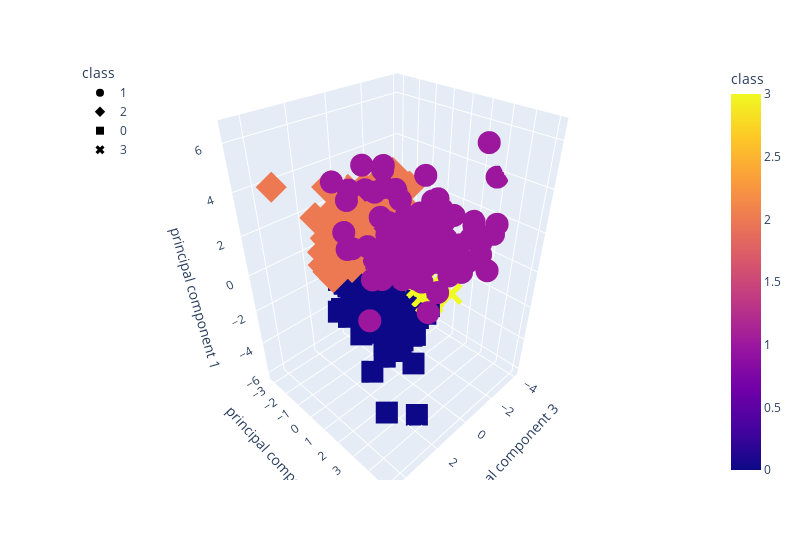

Notebook code cell kept with this figure:
### Code cell
# BONUS: plot the 4 principal components
km = KMeans(n_clusters=4, random_state=0)
km.fit(pca_df)
pca_df["class"] = km.labels_

import plotly.express as px
fig = px.scatter_3d(
    pca_df,
    x = "principal component 3",
    y = "principal component 2", 
    z = "principal component 1", 
    color='class', 
    symbol='class',
    width=800,
)

fig.update_layout(legend=dict(x=0, y=1))
fig.show()

### Figure 1 — Plotly figure (JSON) as saved in the notebook; plotly's stock layout.template omitted (floating-point values rounded to 4 significant figures; data arrays with more than 128 entries replaced by an {"elided": "..."} marker saying what was removed)
{"data": [{"hovertemplate": "class=%{marker.color}<br>principal component 3=%{x}<br>principal component 2=%{y}<br>principal component 1=%{z}<extra></extra>", "legendgroup": "1", "marker": {"color": [1, 1, 1, 1, 1, 1, 1, 1, 1, 1, 1, 1, 1, 1, 1, 1, 1, 1, 1, 1, 1, 1, 1, 1, 1, 1, 1, 1, 1, 1, 1, 1, 1, 1, 1, 1, 1, 1, 1, 1, 1, 1, 1, 1, 1, 1, 1, 1, 1, 1, 1, 1, 1, 1, 1, 1, 1, 1, 1, 1, 1, 1, 1, 1, 1, 1, 1, 1, 1, 1, 1, 1, 1, 1, 1, 1, 1, 1, 1, 1, 1, 1, 1, 1, 1, 1, 1, 1, 1, 1, 1, 1, 1, 1, 1, 1, 1, 1, 1, 1, 1, 1, 1], "coloraxis": "coloraxis", "symbol": "circle"}, "mode": "markers", "name": "1", "scene": "scene", "showlegend": true, "type": "scatter3d", "x": [-1.385, -0.926, 2.004, 0.9319, 2.14, 0.5068, 0.2567, -3.975, -2.841, 1.63, 0.3289, -1.404, 1.072, -0.9498, -0.152, -0.04328, -0.3701, 0.3943, 0.2903, -0.5595, 0.1302, 0.4207, -1.451, 0.6487, 0.3346, 0.8769, -0.2419, 0.9564, -0.5792, -2.105, -3.832, -1.401, 0.2623, 1.579, 0.4801, 0.153, 1.054, 1.157, 1.191, 1.611, 2.305, -2.496, 0.4689, -0.2915, -0.1987, 1.351, -0.1176, 0.8539, 1.942, 2.386, 0.7557, -0.3277, 1.494, 1.696, 1.783, 0.6012, -1.19, 0.1525, 1.818, 1.44, -0.5371, 1.441, -0.3892, -0.9142, 1.271, -2.783, -0.01416, 2.318, 0.6385, 1.348, 0.3511, 0.455, -0.2995, -3.496, 2.797, 1.351, 0.3166, 0.1884, -1.179, -0.2962, -0.9612, -3.011, 1.205, 0.1202, 1.624, -0.1888, 0.9965, -0.3425, 0.5499, 2.23, 1.017, -0.9265, -1.031, -0.9548, -2.057, -1.356, -1.149, -1.175, -2.646, 4.605, -0.1541, -1.726, 0.003406], "y": [1.145, 4.895, 1.385, 2.036, -0.6445, 1.585, 0.2381, 2.791, 2.556, 3.539, 0.2554, 1.563, 0.655, 2.969, -0.1237, 0.8873, 2.145, 0.6095, 4.491, 5.054, 1.328, 0.7357, 2.313, 1.599, 0.6378, 2.158, 2.937, 2.489, 1.187, 3.602, 1.953, 2.073, 1.211, 2.714, -0.01925, 1.351, 1.012, 1.007, 0.6362, 1.829, 0.1165, 0.5601, 2.681, 2.494, 0.9104, 3.062, 0.7118, 1.419, 1.887, 0.6782, 0.9657, 1.71, 3.97, 1.605, 0.9093, -0.4584, 4.826, 3.293, 1.716, 3.633, 1.264, -0.5016, 4.245, 1.175, 3.304, 3.206, 3.547, 0.2766, 0.8337, 1.991, 3.205, 1.837, 0.9768, 1.039, 2.94, 0.2568, 2.204, 2.579, 2.352, 1.797, 0.3977, 2.547, 3.709, 2.044, 0.9973, 2.415, 3.153, 0.3546, 0.7476, 0.3117, 1.443, 2.215, 1.297, 1.115, 2.53, 0.4982, 2.03, 2.95, 1.342, 4.086, 3.837, 3.717, 0.7322], "z": [0.5355, 3.191, 0.7914, 0.5891, 4.47, 2.586, 4.66, 3.796, 1.144, 3.522, 1.665, 2.877, 0.6048, 0.29, 3.628, 1.85, 0.668, 1.336, 1.868, 1.801, 0.9278, 0.9801, 0.9243, 3.982, 2.469, 3.569, 3.754, 1.202, 0.4728, 1.726, 1.377, 1.084, 1.512, 1.68, 3.674, 0.3775, 0.8776, 3.19, 1.038, 1.515, 2.611, 2.4, 5.284, 1.262, 1.535, 3.033, 1.108, 0.5314, 1.041, 2.141, 2.5, 1.88, 0.3057, 1.673, 2.073, 3.671, 3.482, 0.1787, 1.751, 3.741, 0.4473, 3.935, 1.898, 1.496, 3.25, 0.6293, 2.395, 1.892, 2.558, 1.17, 4.505, 1.769, 0.7078, 1.456, 6.459, 5.196, 3.249, 1.525, 2.623, 3.125, 2.171, 1.729, 2.795, 0.1988, 1.869, 2.744, 1.081, 3.643, 2.011, 4.063, 0.7116, 0.636, 0.7252, 0.4428, 1.156, 1.375, 0.8903, 0.4761, 0.699, 1.872, 1.899, 6.178, 3.807]}, {"hovertemplate": "class=%{marker.color}<br>principal component 3=%{x}<br>principal component 2=%{y}<br>principal component 1=%{z}<extra></extra>", "legendgroup": "2", "marker": {"color": {"elided": "194 int values"}, "coloraxis": "coloraxis", "symbol": "diamond"}, "mode": "markers", "name": "2", "scene": "scene", "showlegend": true, "type": "scatter3d", "x": {"elided": "194 float values"}, "y": {"elided": "194 float values"}, "z": {"elided": "194 float values"}}, {"hovertemplate": "class=%{marker.color}<br>principal component 3=%{x}<br>principal component 2=%{y}<br>principal component 1=%{z}<extra></extra>", "legendgroup": "0", "marker": {"color": {"elided": "156 int values"}, "coloraxis": "coloraxis", "symbol": "square"}, "mode": "markers", "name": "0", "scene": "scene", "showlegend": true, "type": "scatter3d", "x": {"elided": "156 float values"}, "y": {"elided": "156 float values"}, "z": {"elided": "156 float values"}}, {"hovertemplate": "class=%{marker.color}<br>principal component 3=%{x}<br>principal component 2=%{y}<br>principal component 1=%{z}<extra></extra>", "legendgroup": "3", "marker": {"color": {"elided": "165 int values"}, "coloraxis": "coloraxis", "symbol": "x"}, "mode": "markers", "name": "3", "scene": "scene", "showlegend": true, "type": "scatter3d", "x": {"elided": "165 float values"}, "y": {"elided": "165 float values"}, "z": {"elided": "165 float values"}}], "layout": {"coloraxis": {"colorbar": {"title": {"text": "class"}}, "colorscale": [[0, "#0d0887"], [0.1111, "#46039f"], [0.2222, "#7201a8"], [0.3333, "#9c179e"], [0.4444, "#bd3786"], [0.5556, "#d8576b"], [0.6667, "#ed7953"], [0.7778, "#fb9f3a"], [0.8889, "#fdca26"], [1, "#f0f921"]]}, "legend": {"title": {"text": "class"}, "tracegroupgap": 0, "x": 0, "y": 1}, "margin": {"t": 60}, "scene": {"domain": {"x": [0, 1], "y": [0, 1]}, "xaxis": {"title": {"text": "principal component 3"}}, "yaxis": {"title": {"text": "principal component 2"}}, "zaxis": {"title": {"text": "principal component 1"}}}, "width": 800}}
